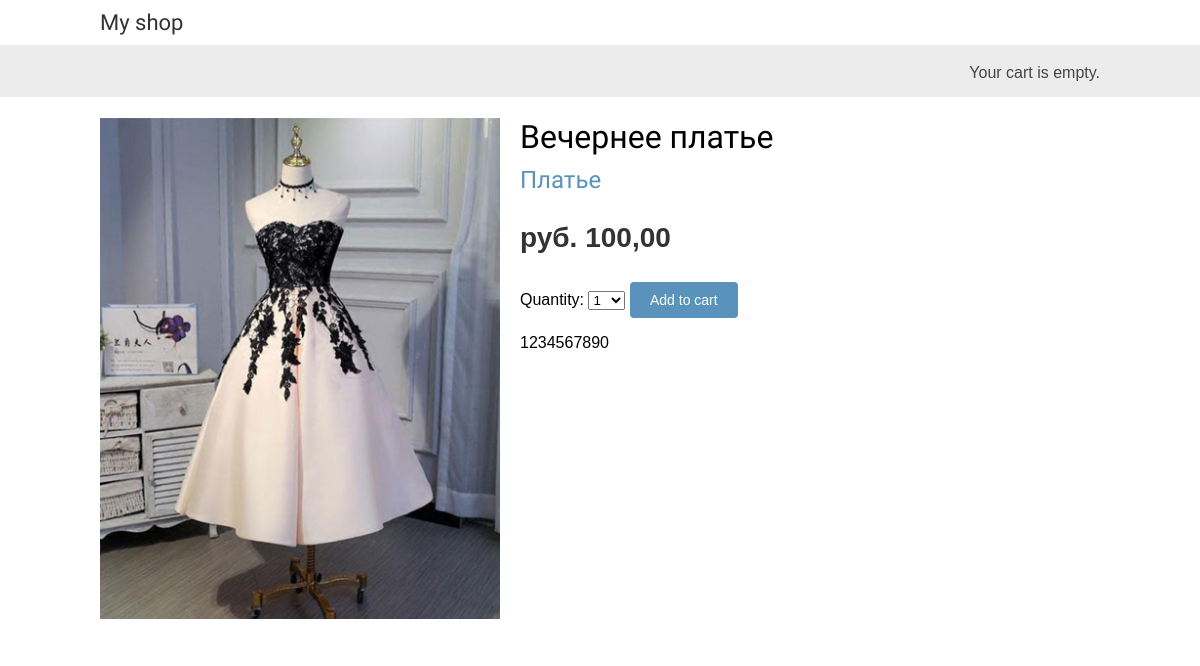
Page /1/evening-dress/ on the committed database.
### shop/models.py (models this page shows, shortened)
class Product(models.Model):
    category = models.ForeignKey(Category, related_name='products', on_delete=models.CASCADE)
    name = models.CharField(max_length=200, db_index=True)
    slug = models.SlugField(max_length=200, db_index=True)
    image = models.ImageField(upload_to='products/%Y/%m/%d', blank=True)
    description = models.TextField(blank=True)
    price = models.DecimalField(max_digits=10, decimal_places=2)
    stock = models.PositiveIntegerField()
    available = models.BooleanField(default=True)
    created = models.DateTimeField(auto_now_add=True)
    updated = models.DateTimeField(auto_now=True)
    class Meta:
        ordering = ('name', )
        index_together = (('id', 'slug'), )

class Category(models.Model):
    name = models.CharField(max_length=200, db_index=True)
    slug = models.SlugField(max_length=200, db_index=True, unique=True)
    class Meta:
        ordering = ('name',)
        verbose_name = 'Категория'
        verbose_name_plural = 'Категории'
    def __str__(self):
        return self.name
    def get_absolute_url(self):
        return reverse('shop:product_list_by_category', args=[self.slug])

### shop/views.py (the view)
# urls.py: path('<int:id>/<slug:slug>/', views.product_detail, name='product_detail')
def product_detail(request, id, slug):
    product = get_object_or_404(Product, id = id, slug = slug, available = True)
    cart_product_form = CartAddProductForm()
    return render(request, 'shop/product/detail.html',{'product': product, 'cart_product_form': cart_product_form})

### cart/forms.py
class CartAddProductForm(forms.Form):
    quantity = forms.TypedChoiceField(choices=PRODUCT_QUANTITY_CHOICES, coerce=int)
    override = forms.BooleanField(required=False, initial=False, widget=forms.HiddenInput)

### shop/templates/shop/product/detail.html (shortened to what this page needs)
{% extends "shop/base.html" %}
{% load static %}
{% block content %}
    <div class="product-detail">
        <img src="{% if product.image %}{{ product.image.url }}{% else %}{% static "img/no_image.png" %}{% endif %}">
        <h1>{{ product.name }}</h1>
        <h2>
            <a href="{{ product.category.get_absolute_url }}">
                {{ product.category }}
            </a>
        </h2>
        <p class="price"> руб. {{ product.price }}</p>
        <form action="{% url "cart:cart_add" product.id %}" method="post">
            {{ cart_product_form }}
            <input type="submit" value="Add to cart">
        </form>
        {{ product.description|linebreaks }}
    </div>
{% endblock %}

### shop/static/css/base.css (style rules this page uses)
body { margin:0; padding:0; font-family:helvetica, sans-serif; }
h1, h2, h3, h4, h5 , h6 { font-family: 'Ubuntu', sans-serif; font-weight:normal; }
a { text-decoration:none; color:#5993bb; }
a.button, input[type="submit"] { color:#fff; background:#5993bb; border-radius:4px; padding:10px 20px; font-size:14px; border:0; }
.product-detail { text-align:justify; }
.product-detail .price { color:#333; font-size:28px; font-weight:bold; }
.product-detail img { width:40%; float:left; padding:0 20px 20px 0; }
.product-detail h1 { margin-bottom:0; }
.product-detail h2 { margin-top:10px; }

### rows in the picture
Product: image (picture), name "Вечернее платье", category "Платье", price "100,00", description "1234567890"
